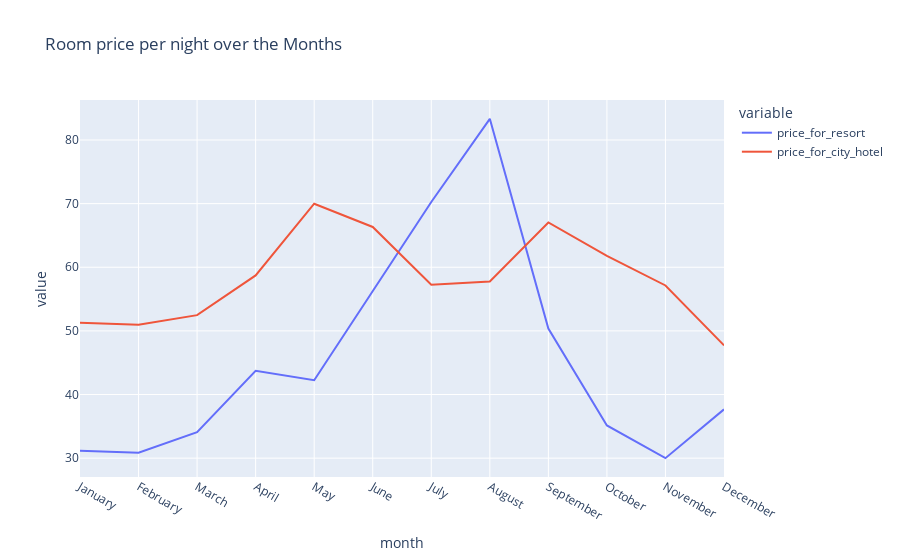

Source (notebook cell):
### Code cell
px.line(final, x='month',
        y=['price_for_resort','price_for_city_hotel'], 
        title='Room price per night over the Months')

#Summer in Portugal sits between June and mid-September 
#while the winter season falls between December

### Figure 1 — Plotly figure (JSON) as saved in the notebook; plotly's stock layout.template omitted (floating-point values rounded to 4 significant figures)
{"data": [{"hovertemplate": "variable=price_for_resort<br>month=%{x}<br>value=%{y}<extra></extra>", "legendgroup": "price_for_resort", "line": {"color": "#636efa", "dash": "solid"}, "marker": {"symbol": "circle"}, "mode": "lines", "name": "price_for_resort", "orientation": "v", "showlegend": true, "type": "scatter", "x": ["January", "February", "March", "April", "May", "June", "July", "August", "September", "October", "November", "December"], "xaxis": "x", "y": [31.17, 30.85, 34.1, 43.73, 42.25, 56.35, 70.26, 83.32, 50.37, 35.14, 30.0, 37.67], "yaxis": "y"}, {"hovertemplate": "variable=price_for_city_hotel<br>month=%{x}<br>value=%{y}<extra></extra>", "legendgroup": "price_for_city_hotel", "line": {"color": "#EF553B", "dash": "solid"}, "marker": {"symbol": "circle"}, "mode": "lines", "name": "price_for_city_hotel", "orientation": "v", "showlegend": true, "type": "scatter", "x": ["January", "February", "March", "April", "May", "June", "July", "August", "September", "October", "November", "December"], "xaxis": "x", "y": [51.28, 50.95, 52.48, 58.72, 69.99, 66.34, 57.26, 57.77, 67.04, 61.8, 57.14, 47.72], "yaxis": "y"}], "layout": {"legend": {"title": {"text": "variable"}, "tracegroupgap": 0}, "title": {"text": "Room price per night over the Months"}, "xaxis": {"anchor": "y", "domain": [0, 1], "title": {"text": "month"}}, "yaxis": {"anchor": "x", "domain": [0, 1], "title": {"text": "value"}}}}
